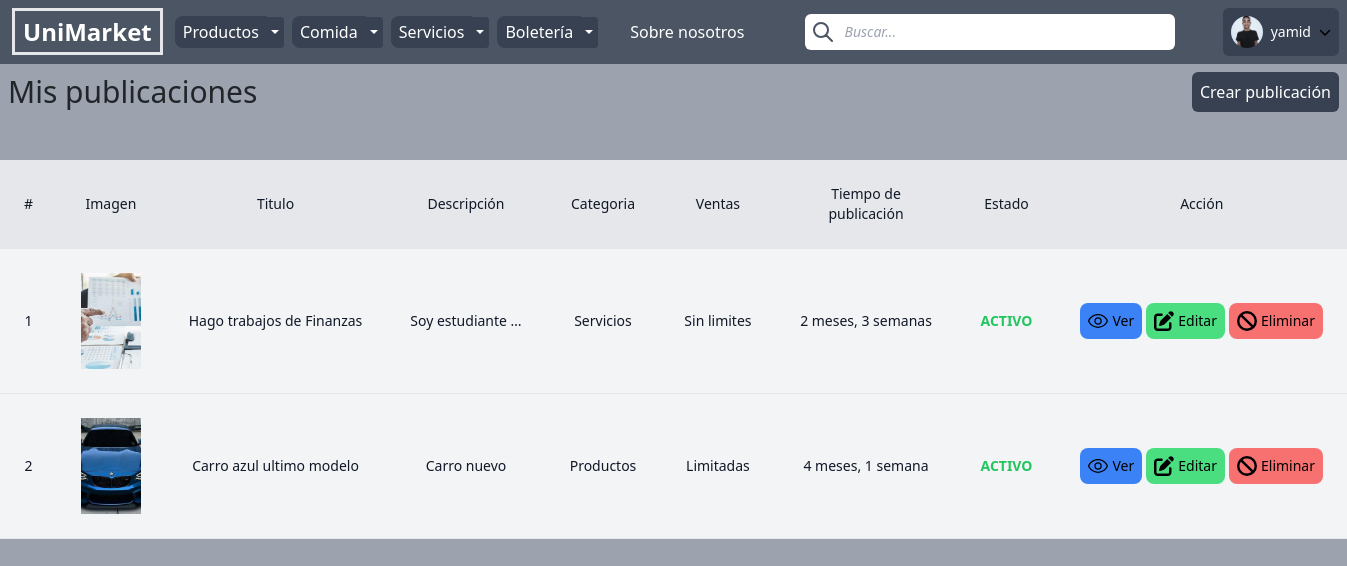
/my-posts/ (signed in), run on the app's committed database.
### posts/models.py (models this page shows, shortened)
class Category(models.Model):
    title = models.CharField(max_length=50)
    slug = AutoSlugField(populate_from='title',editable=True, always_update=True)
    class Meta:
        verbose_name = ('Categoria')
        verbose_name_plural = ('Categorias')
    def __str__(self):
        return self.title

class Product(models.Model):
    PROCESADO = 'procesado'
    ESPERANDO_APROBACION = 'esperando_aprobacion'
    ACTIVO = 'activo'
    ELIMINADO = 'eliminado'
    OPCIONES_DE_ESTADO = [
        (PROCESADO, 'Procesado'),
        (ESPERANDO_APROBACION, 'Esperando aprobación'),
        (ACTIVO, 'Activo'),
        (ELIMINADO, 'Eliminado')
    ]
    user = models.ForeignKey(User, related_name='products', on_delete=models.CASCADE, verbose_name='user')
    categoria = models.ForeignKey(Category, related_name='products', on_delete=models.CASCADE)
    subcategoria = models.ForeignKey(Subcategory, related_name='products', on_delete=models.CASCADE, default=15)
    titulo = models.CharField(max_length=45)
    slug = AutoSlugField(populate_from='titulo',editable=True, always_update=True)
    descripcion = CKEditor5Field(blank=True)
    precio = models.PositiveIntegerField(default=0)
    domicilio = models.CharField(choices={
        'NO':'Solo dentro de la universidad',
        'SI':'Se hacen domicilios fuera de la universidad'
    }, default='NO', max_length=2)
    inventario = models.CharField(choices={
        'LIMITADO':'Venta limitada',
        'INFINITO':'Venta sin limite'
    }, default='LIMITADO', max_length=8)
    imagenes = models.ImageField(upload_to='uploads/product_images/', blank=True, null=True)
    tags = TaggableManager()
    created_at = models.DateTimeField(auto_now_add=True)
    updated_at = models.DateTimeField(auto_now=True)
    status = models.CharField(max_length=50, choices=OPCIONES_DE_ESTADO, default=ACTIVO)
    class Meta:
        ordering = ['-created_at']
    def get_status(self):
        return self.status.__getitem__(1)

### userprofile/models.py (models this page shows, shortened)
class UserProfile(models.Model):
    user = models.OneToOneField(User, related_name="userprofile", on_delete=models.CASCADE)
    numero = models.CharField(max_length=10)
    edad = models.PositiveSmallIntegerField(null=False, blank=False, default=18)
    about_me = CKEditor5Field(null=True, blank=True, max_length=150)
    instagram = models.CharField(null=True, max_length=15, blank=True)
    universidad = models.CharField(choices={
        'EAFIT':'Universidad EAFIT',
        'UDEA':'Universidad de Antioquia',
        'CES':'Universidad CES',
        'UPB':'Universidad Pontificia Bolivariana',
        'ANDES':'Universidad de los Andes',
    }, default='EAFIT', max_length=5)
    imagen = models.ImageField(upload_to='uploads/userprofile/', blank=True, null=True)
    created_at = models.DateTimeField(auto_now_add=True)
    updated_at = models.DateTimeField(auto_now=True)
    saved_posts = [] #new list variable to store the ids of posts
    class Meta:
        ordering = ['-created_at']
    def am_vendor(self):
        return self.user.groups.filter(name='Emprendedores').exists()

### userprofile/views.py (the view)
# urls.py: path('my-posts/', views.my_posts, name='my-posts'),
@login_required(login_url='log-in')
@user_passes_test(es_vendedor, login_url='change-subscription')
def my_posts(request):
    products = request.user.products.exclude(status=Product.ELIMINADO)
    return render(request, 'userprofile/my_posts.html', {'products':products})

### posts/templatetags/menu.py (called while the page is built)
@register.inclusion_tag("core/menu.html")
def menu():
    categories = Category.objects.all()
    return {
        "categories": categories
    }

### userprofile/context_processors.py (called while the page is built)
def saved(request):
    return { 'saved': Saved(request)}

### userprofile/saved.py (called while the page is built)
    def __len__(self):
        return sum(item['quantity'] for item in self.saved.values())

### userprofile/views.py (called while the page is built)
def es_vendedor(request):
    return request.groups.filter(name='Emprendedores').exists()

### userprofile/templates/userprofile/my_posts.html (shortened to what this page needs)
{% extends 'core/base.html' %}
{% block content %}
  <div class="flex items-center justify-between mt-2 mb-5 mx-2">
    <h1 class="text-3xl">Mis publicaciones</h1>
    <a href="{% url 'add_product' %}" class="inline-block text-white p-2 rounded-md bg-gray-700 hover:bg-gray-800 active:bg-gray-900">
      Crear publicación
    </a>
  </div>
  <table class="min-w-full">
    <thead class="bg-gray-200 border-b">
      <tr>
        <th scope="col" class="text-sm font-medium text-gray-900 px-6 py-4 text-center">
          #
        </th>
        <th scope="col" class="text-sm font-medium text-gray-900 px-6 py-4 text-center">
          Imagen
        </th>
        <th scope="col" class="text-sm font-medium text-gray-900 px-6 py-4 text-center">
          Titulo
        </th>
        <th scope="col" class="text-sm font-medium text-gray-900 px-6 py-4 text-center">
          Descripción
        </th>
        <th scope="col" class="text-sm font-medium text-gray-900 px-6 py-4 text-center">
          Categoria
        </th>
        <th scope="col" class="text-sm font-medium text-gray-900 px-6 py-4 text-center">
          Ventas
        </th>
        <th scope="col" class="text-sm font-medium text-gray-900 px-6 py-4 text-center">
          Tiempo de publicación
        </th>
        <th scope="col" class="text-sm font-medium text-gray-900 px-6 py-4 text-center">
          Estado
        </th>
        <th scope="col" class="text-sm font-medium text-gray-900 px-6 py-4 text-center">
          Acción
        </th>
      </tr>
    </thead>
    {% if products %}
    <tbody>
      {% for product in products %}
        <tr class="bg-gray-100 border-b">
          <td class="px-6 py-4 whitespace-nowrap text-sm font-medium text-gray-900 text-center">
            {{ forloop.counter }}
          </td>
          <td class="text-sm text-gray-900 font-light px-6 py-4 whitespace-nowrap text-center">
            <img class="w-full h-24 object-cover " src="{{ product.imagenes.url }}" alt="Imagen de {{ product.titulo }}"/>
          </td>
          <td class="text-sm text-gray-900 font-light px-6 py-4 whitespace-nowrap text-center">
            {{ product.titulo }}
          </td>
          <td class="text-sm text-gray-900 font-light px-6 py-4 whitespace-nowrap text-center">
            {{ product.descripcion|truncatewords:2 }}
          </td>
          <td class="text-sm text-gray-900 font-light px-6 py-4 whitespace-nowrap text-center">
            {{ product.categoria }}
          </td>
          <td class="text-sm text-gray-900 font-light px-6 py-4 whitespace-nowrap text-center">
            {% if product.inventario == 'LIMITADO' %}
              Limitadas
            {% else %}
              Sin limites
            {% endif %}
          </td>
          <td class="text-sm text-gray-900 font-light px-6 py-4 whitespace-nowrap text-center">
            {{ product.created_at|timesince }}
          </td>
          <td class="text-sm text-gray-900 font-light px-6 py-4 whitespace-nowrap text-center">
            {% if product.get_status == 'c' %} {% comment %} Activo {% endcomment %}
              <p class="text-green-500 font-bold">{{ product.status|upper }}
            {% elif product.get_status == 's' %} {% comment %} Esperando aprobación {% endcomment %}
              <p class="text-yellow-500 font-bold">{{ product.status|upper }}
            {% elif product.get_status == 'r' %} {% comment %} Procesado {% endcomment %}
              <p class="text-orange-500 font-bold">{{ product.status|upper }}
            {% else %} {% comment %} Eliminado {% endcomment %}
              <p class="text-red-500 font-bold">{{ product.status|upper }}
            {% endif %}
          </p>
          </td>
          <td class="text-sm text-gray-900 font-light px-6 py-4 whitespace-nowrap text-center">
            <div class="flex items-center justify-center">
              <form action="{% url 'product-detail' product.categoria.slug product.subcategoria.slug product.slug %}" method="GET">
                <button name="ver" id="{{ product.id }}" class="px-2 py-2 bg-blue-500 text-black rounded-lg hover:text-white hover:bg-blue-600 delay-50 duration-700 mr-1 flex" type='submit'>
                  <p class="ml-1">
                    Ver
                  </p>
                </button>
              </form>
                  <form action="{% url 'edit_product' product.id %}" method="GET">
                    <button class="px-2 py-2 bg-green-400 text-black hover:text-white rounded-lg hover:bg-green-600 delay-50 duration-700 mr-1 flex" type='submit'>
                      <p class="ml-1">
                        Editar
                      </p>
                    </button>
                  </form>
                  <form action="{% url 'delete_product' product.id %}" method="GET">
                    <button class="px-2 py-2 bg-red-400 text-black rounded-lg hover:text-white hover:bg-red-600 delay-50 duration-700 flex" type='submit'>
                      <p class="ml-1">
                        Eliminar
                      </p>
                    </button>
                  </form>
            </div>
          </td>
        </tr>
      {% endfor %}
    </tbody>
    {% else %}
      <p>No tienes ninguna publicación</p>
    {% endif %}
  </table>
{% endblock %}

### core/template/core/base.html (shortened to what this page needs)
<!doctype html>
<html lang="es">
<head>
    <script src="https://cdn.tailwindcss.com"></script>
    <link rel="stylesheet" href="https://cdnjs.cloudflare.com/ajax/libs/font-awesome/6.5.1/css/all.min.css"
 />
    <link href="https://cdn.jsdelivr.net/npm/bootstrap@5.0.2/dist/css/bootstrap.min.css"
    rel="stylesheet"
>
</head>
<body class="bg-gray-400 mb-12">
    {% load menu %}
    <nav class="h-16 bg-gray-600 flex items-center justify-start sticky-top">
        <div class="logo ml-3 mr-3">
            <a href="/"
                class="text-white text-2xl font-bold border-3 px-2 py-1 hover:text-gray-800 hover:border-gray-800 active:text-gray-800 active:border-gray-800 delay-50 duration-500">
                UniMarket
            </a>
        </div>
        <div class="menu space-x-4">
            {% menu %}
        </div>
        <form class="mx-auto" action="/search/" method="GET">
            <div class="relative text-gray-600 focus-within:text-gray-400">
                <span class="absolute inset-y-0 left-0 flex items-center pl-0.5">
                    <button type="submit" class="p-1 focus:outline-none focus:shadow-outline">
                        <svg fill="none" stroke="currentColor" stroke-linecap="round" stroke-linejoin="round"
                            stroke-width="2" viewBox="0 0 24 24" class="w-6 h-6">
                            <path d="M21 21l-6-6m2-5a7 7 0 11-14 0 7 7 0 0114 0z"></path>
                        </svg>
                    </button>
                </span>
                <input type="search" name="query"
                    class="py-2 px-32 text-sm rounded-md pl-10 focus:outline-none bg-white text-gray-900 placeholder:italic"
                    placeholder="Buscar..." autocomplete="off">
            </div>
        </form>
        <div class="">
            {% if request.user.is_authenticated %}
            <div class="mr-2">
                <div class="bg-tail-300 flex items-center justify-center">
                    <div class="relative inline-block text-left">
                        <button id="dropdown-button"
                            class="inline-flex justify-center w-full px-2 py-2 text-sm font-medium text-white bg-gray-700 rounded-md hover:bg-gray-900 delay-50 duration-500">
                            <div class="flex items-center justify-center">
                                {% if request.user.userprofile.imagen %}
                                <img src="{{ request.user.userprofile.imagen.url }}"
                                    alt="Imagen de {{ product.user.username }}"
                                    class="w-8 h-8 rounded-full object-cover mr-2" />
                                {% else %}
                                <img src="/media/uploads/userprofile/No%20Photo.jpg"
                                    alt="Imagen de {{ product.user.username }}"
                                    class="w-8 h-8 rounded-full object-cover mr-2" />
                                {% endif %}
                                {{ request.user.username }}
                                <div>
                                    <svg class="ml-2" xmlns="http://www.w3.org/2000/svg" height="12" width="12"
                                        viewBox="0 0 512 512">
                                        <path
                                            d="M233.4 406.6c12.5 12.5 32.8 12.5 45.3 0l192-192c12.5-12.5 12.5-32.8 0-45.3s-32.8-12.5-45.3 0L256 338.7 86.6 169.4c-12.5-12.5-32.8-12.5-45.3 0s-12.5 32.8 0 45.3l192 192z" />
                                    </svg>
                                </div>
                            </div>
                        </button>
                    </div>
                </div>
            </div>
            {% endif %}
        </div>
    </nav>
    <div class="">
        {% block content %}{% endblock %}
    </div>
</body>
</html>

### core/template/core/menu.html (shortened to what this page needs)
<div class="dropdown flex items-center relative">
    <div class="btn-group items-center">
        {% for category in categories %}
        <a class="bg-gray-700 border-gray-700 hover:bg-gray-900 focus:bg-gray-900 active:bg-gray-900 hover:text-gray-500 text-white px-2 py-1 rounded-l-lg delay-50 duration-500"
            href="{% url 'category-detail' category.slug %}">
            {{ category.title }}
        </a>
        <button type="button"
            class="btn btn-secondary btn-sm dropdown-toggle dropdown-toggle-split bg-gray-700 border-gray-700 hover:bg-gray-900 focus:bg-gray-900 active:bg-gray-900 mr-2 px-1 py-1"
            data-bs-toggle="dropdown" aria-expanded="false">
        </button>
        {% endfor %}
    </div>
    <a href="{% url 'about-us' %}" class="text-white text-white hover:text-gray-400 active:text-gray-600 ml-6 mr-3">
        Sobre nosotros
    </a>
</div>

### data on the page
Category: title "Productos"
Category: title "Comida"
Category: title "Servicios"
Category: title "Boletería"
Product: imagenes (picture), titulo "Hago trabajos de Finanzas", descripcion "Soy estudiante …", categoria "Servicios", inventario "Sin limites", created_at "2 meses, 3 semanas", status "ACTIVO"
Product: imagenes (picture), titulo "Carro azul ultimo modelo", descripcion "Carro nuevo", categoria "Productos", inventario "Limitadas", created_at "4 meses, 1 semana", status "ACTIVO"

### other printed values
{{ request.user.username }} "yamid"
